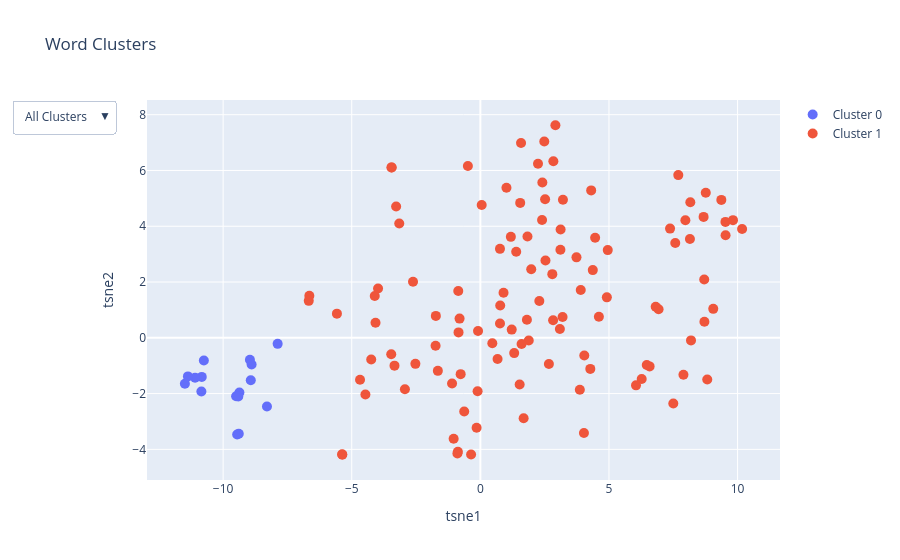

Write notebook code for a chart like this one.
### Code cell
import pysparcl
k = 2
tidy_k_perm = pysparcl.cluster.permute(X, k=k, nperms=25, nvals=10)

print("Best wbound:", tidy_k_perm['bestw'])

tidy_k_result = pysparcl.cluster.kmeans(X, k=k, wbounds=tidy_k_perm['bestw'])[0]
tidy_k_weights = tidy_k_result['ws']

tidy_k_clusters = {i: [] for i in range(k)}
for i in range(len(tidy_k_result['cs'])):
    cluster_id = tidy_k_result['cs'][i]
    tidy_k_clusters[cluster_id].append(corpus.idx2lexunit(i))

from sklearn.manifold import TSNE
import plotly.express as px
import plotly.graph_objects as go
import pandas as pd

tsne = TSNE(n_components=2, random_state=42)
X_tsne = tsne.fit_transform(X)
# Create a DataFrame for Plotly
df = pd.DataFrame({
    'PCA1': X_tsne[:, 0],
    'PCA2': X_tsne[:, 1],
    'Cluster': tidy_k_result['cs'],
    'Word': [corpus.idx2lexunit(i) for i in range(len(tidy_k_result['cs']))]
})
fig = go.Figure()
for cluster in range(k):
    cluster_data = df[df['Cluster'] == cluster]
    fig.add_trace(go.Scatter(
        x=cluster_data['PCA1'],
        y=cluster_data['PCA2'],
        mode='markers',
        marker=dict(size=10),
        name=f'Cluster {cluster}',
        text=cluster_data['Word'],
        hovertemplate='%{text}<extra></extra>',
    ))

fig.update_layout(
    title='Word Clusters',
    xaxis_title='tsne1',
    yaxis_title='tsne2',
    # width=1600,  # Set the width of the figure
    # height=800,  # Set the height of the figure

    updatemenus=[
        {
            'buttons': [
                {
                    'label': 'All Clusters',
                    'method': 'update',
                    'args': [{'visible': [True] * k},
                             {'title': 'All Clusters'}]
                }
            ] + [
                {
                    'label': f'Cluster {i}',
                    'method': 'update',
                    'args': [{'visible': [j == i - 1 for j in range(k)]},
                             {'title': f'Cluster {i}'}]
                } for i in range(1, k + 1)
            ],
            'direction': 'down',
            'showactive': True
        }
    ]
)

fig.show()

### Figure 1 — Plotly figure (JSON) as saved in the notebook; plotly's stock layout.template omitted (floating-point values rounded to 4 significant figures; data arrays with more than 128 entries replaced by an {"elided": "..."} marker saying what was removed)
{"data": [{"hovertemplate": "%{text}<extra></extra>", "marker": {"size": 10}, "mode": "markers", "name": "Cluster 0", "text": [["au-delà", "ADV"], ["au-dessus", "ADV"], ["auprès", "ADV"], ["autant", "PRON"], ["autour", "ADV"], ["beaucoup", "PRON"], ["contrairement", "ADV"], ["hors", "ADV"], ["loin", "ADV"], ["lors", "ADV"], ["moins", "PRON"], ["peu", "PRON"], ["plus", "PRON"], ["près", "ADV"], ["près", "PRON"], ["vis-à-vis", "ADV"]], "type": "scatter", "x": [-8.892, -9.366, -9.495, -10.85, -9.41, -10.83, -8.958, -9.454, -7.88, -9.391, -11.49, -10.75, -11.09, -8.925, -11.37, -8.296], "y": [-0.9561, -1.961, -2.095, -1.925, -2.101, -1.402, -0.7892, -3.467, -0.2163, -3.439, -1.649, -0.8135, -1.434, -1.519, -1.383, -2.462]}, {"hovertemplate": "%{text}<extra></extra>", "marker": {"size": 10}, "mode": "markers", "name": "Cluster 1", "text": {"elided": "113x2 str values"}, "type": "scatter", "x": [3.867, 0.6683, -5.366, -4.243, -1.1, 1.219, -5.576, 9.528, -1.652, -4.075, 3.196, 6.816, 2.917, -5.373, 4.274, 3.12, 0.4651, -0.8742, -3.153, 2.517, -3.454, 4.371, -2.933, -3.977, -0.8483, 1.881, 0.7711, 1.831, 1.602, 4.041, -0.892, -4.678, 0.7635, 2.241, 8.82, 2.828, 10.17, 1.527, 1.393, 7.374, 2.398, 1.316, -4.106, -2.525, 0.7626, 2.838, 4.308, 8.71, 3.211, -2.618, -3.465, 8.162, -0.1071, 2.41, -0.3609, -1.741, 7.97, 6.272, -0.7663, -3.274, 7.694, 6.579, -0.6283, 1.186, 1.978, 2.797, 8.146, 1.549, -3.338, 2.664, 7.577, 6.051, 9.368, 4.608, -3.449, -0.1459, 3.736, 8.702, 2.293, 3.902, -0.8584, 8.189, -0.8082, 1.015, 9.532, -4.469, 1.582, 0.9013, -0.09021, 7.895, 8.763, -0.4857, 7.501, 2.532, 2.484, 6.469, 6.928, -6.648, 4.462, 3.091, 9.053, -1.038, 3.112, 8.678, 9.821, -6.671, 4.027, -1.73, 1.682, 4.917, 4.952, 1.81, 0.05228], "y": [-1.865, -0.7595, -4.193, -0.7754, -1.637, 0.2938, 0.8672, 4.156, -1.185, 0.5372, 0.7436, 1.111, 7.622, -4.178, -1.114, 3.886, -0.1971, -4.084, 4.101, 4.966, 6.11, 2.428, -1.842, 1.77, 0.1947, -0.09636, 1.162, 3.632, -0.224, -0.6349, -4.147, -1.502, 0.5121, 6.239, -1.493, 0.6326, 3.9, -1.677, 3.086, 3.915, 4.223, -0.5476, 1.497, -0.9331, 3.19, 6.328, 5.286, 0.5762, 4.952, 2.01, -0.5873, 4.858, -1.914, 5.57, -4.186, -0.286, 4.217, -1.479, -1.302, 4.707, 5.834, -1.025, -2.64, 3.62, 2.46, 2.283, 3.543, 4.838, -0.9979, -0.9411, 3.403, -1.705, 4.945, 0.7547, 6.109, -3.222, 2.885, 2.089, 1.323, 1.713, 1.679, -0.0927, 0.6882, 5.38, 3.681, -2.031, 6.986, 1.618, 0.2461, -1.325, 5.199, 6.16, -2.355, 2.769, 7.042, -0.9757, 1.025, 1.509, 3.59, 0.319, 1.038, -3.618, 3.155, 4.336, 4.22, 1.325, -3.414, 0.786, -2.883, 1.451, 3.145, 0.6463, 4.76]}], "layout": {"title": {"text": "Word Clusters"}, "updatemenus": [{"buttons": [{"args": [{"visible": [true, true]}, {"title": "All Clusters"}], "label": "All Clusters", "method": "update"}, {"args": [{"visible": [true, false]}, {"title": "Cluster 1"}], "label": "Cluster 1", "method": "update"}, {"args": [{"visible": [false, true]}, {"title": "Cluster 2"}], "label": "Cluster 2", "method": "update"}], "direction": "down", "showactive": true}], "xaxis": {"title": {"text": "tsne1"}}, "yaxis": {"title": {"text": "tsne2"}}}}
